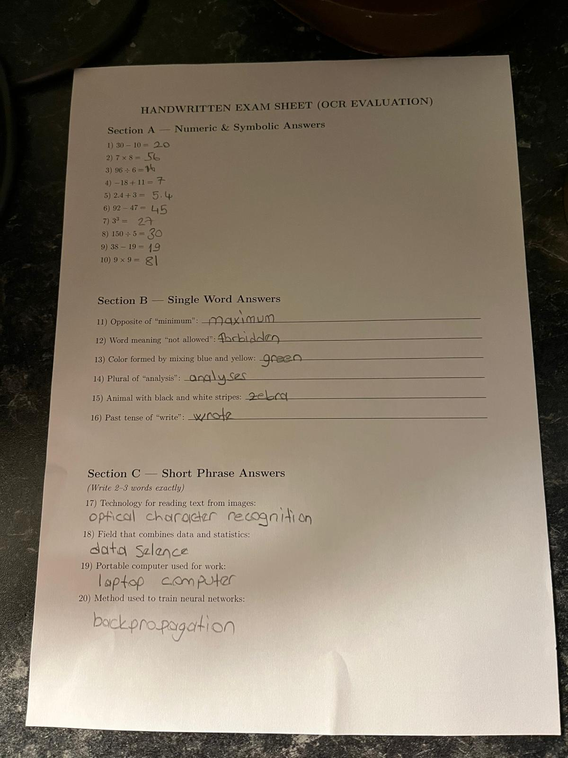
#> input picture data/exam103.png, 568 x 758 px, shrunk from 1200 x 1600 before the run
$ python segmentation.py
#> lines starting #> are read from the running program, lines starting #| are printed output that depends on the picture; after the words box and inside, x2 and y2 are one past the last pixel; in counts of white or black regions, pixels touching at a corner belong together
from pathlib import Path
from typing import Optional, Tuple, Union

import cv2
import numpy as np

def _prepare_output_dir(image_name):
    output_dir = Path(__file__).resolve().parent.parent / "segment-data"
    output_dir.mkdir(parents=True, exist_ok=True)
    prefix = Path(image_name).stem if image_name else "image"
    return output_dir, prefix

def _save_step_image(output_dir, prefix, step_name, image):
    cv2.imwrite(str(output_dir / f"{prefix}-{step_name}.png"), image)

# Step 1: convert to grayscale and estimate illumination with a large blur.
# Step 2: normalize by illumination to reduce shadows, then apply CLAHE for contrast.
# Step 3: blur lightly and return normalized images plus a size hint.
def _normalize_image(image_bgr):
    image_height, image_width = image_bgr.shape[:2]
    min_dim = min(image_height, image_width)

    grayscale = cv2.cvtColor(image_bgr, cv2.COLOR_BGR2GRAY)
    illum_kernel = max(31, (min_dim // 20) | 1)
    illumination = cv2.GaussianBlur(grayscale, (illum_kernel, illum_kernel), 0)
    shadow_corrected = cv2.divide(grayscale, illumination, scale=255)
    shadow_corrected = cv2.normalize(shadow_corrected, None, 0, 255, cv2.NORM_MINMAX)
    shadow_corrected = shadow_corrected.astype(np.uint8)

    clahe = cv2.createCLAHE(clipLimit=2.0, tileGridSize=(8, 8))
    enhanced = clahe.apply(shadow_corrected)
    blurred = cv2.GaussianBlur(enhanced, (5, 5), 0)
    return shadow_corrected, enhanced, blurred, min_dim

# Step 1: compute a global threshold using Otsu on the normalized image.
# Step 2: convert the result to a binary mask.
# Step 3: return the mask for later scoring and cleanup.
def _make_otsu_mask(image):
    _, mask = cv2.threshold(image, 0, 255, cv2.THRESH_BINARY + cv2.THRESH_OTSU)
    return mask

# Step 1: choose a block size based on the image scale.
# Step 2: apply adaptive threshold to handle local lighting changes.
# Step 3: return the binary mask for scoring against the Otsu mask.
def _make_adaptive_mask(image, min_dim):
    adaptive_block = max(31, (min_dim // 20) | 1)
    return cv2.adaptiveThreshold(
        image,
        255,
        cv2.ADAPTIVE_THRESH_GAUSSIAN_C,
        cv2.THRESH_BINARY,
        adaptive_block,
        5,
    )

# Step 1: remove small speckles with an opening.
# Step 2: close gaps so the page border is more connected.
# Step 3: if the result is mostly white, fall back to a less aggressive mask.
def _cleanup_mask(mask: np.ndarray) -> np.ndarray:
    open_kernel = cv2.getStructuringElement(cv2.MORPH_RECT, (3, 3))
    opened = cv2.morphologyEx(mask, cv2.MORPH_OPEN, open_kernel, iterations=1)
    close_kernel = cv2.getStructuringElement(cv2.MORPH_RECT, (5, 5))
    closed = cv2.morphologyEx(opened, cv2.MORPH_CLOSE, close_kernel, iterations=1)

    white_ratio = np.count_nonzero(closed) / closed.size
    contour_mask = closed
    if white_ratio > 0.9:
        opened_white_ratio = np.count_nonzero(opened) / opened.size
        contour_mask = opened if opened_white_ratio < white_ratio else mask

    return contour_mask

# Step 1: reject contours outside the allowed area range or with invalid perimeter.
# Step 2: approximate the contour and compute rectangularity with a rotated box.
# Step 3: penalize border-touching contours and return the score with the polygon.
def _score_contour(
    contour: np.ndarray,
    image_area: float,
    min_page_area: float,
    max_contour_area: float,
    border_margin: int,
    image_width: int,
    image_height: int,
) -> Optional[Tuple[float, np.ndarray]]:
    contour_area = cv2.contourArea(contour)
    if contour_area < min_page_area or contour_area > max_contour_area:
        return None

    contour_perimeter = cv2.arcLength(contour, True)
    if contour_perimeter <= 0:
        return None

    contour_polygon = cv2.approxPolyDP(contour, 0.02 * contour_perimeter, True)
    if len(contour_polygon) < 4:
        return None

    rect = cv2.minAreaRect(contour_polygon)
    rect_w, rect_h = rect[1]
    if rect_w < 1 or rect_h < 1:
        return None

    rect_area = rect_w * rect_h
    rectangularity = contour_area / rect_area
    if rectangularity < 0.5:
        return None

    rect_x, rect_y, rect_wb, rect_hb = cv2.boundingRect(contour_polygon)
    touches_border = (
        rect_x <= border_margin
        or rect_y <= border_margin
        or rect_x + rect_wb >= image_width - border_margin
        or rect_y + rect_hb >= image_height - border_margin
    )
    area_ratio = contour_area / image_area
    if touches_border and area_ratio > 0.9:
        return None

    score = rectangularity + (0.35 * area_ratio)
    if touches_border:
        score -= 0.15

    return score, contour_polygon

# Step 1: score each contour using the page-likeness heuristic.
# Step 2: track the highest scoring contour.
# Step 3: return the best score and its polygon.
def _best_contour(
    contours: list[np.ndarray],
    image_area: float,
    min_page_area: float,
    max_contour_area: float,
    border_margin: int,
    image_width: int,
    image_height: int,
) -> Tuple[float, Optional[np.ndarray]]:
    best_score = -1.0
    best_contour = None
    for contour in contours:
        scored = _score_contour(
            contour,
            image_area,
            min_page_area,
            max_contour_area,
            border_margin,
            image_width,
            image_height,
        )
        if scored is None:
            continue
        score, contour_polygon = scored
        if score > best_score:
            best_score = score
            best_contour = contour_polygon
    return best_score, best_contour

# Step 1: find contours in the mask.
# Step 2: score the best contour using the same heuristic as final selection.
# Step 3: return the score so masks can be compared.
def _score_mask(
    mask: np.ndarray,
    image_area: float,
    min_page_area: float,
    max_contour_area: float,
    border_margin: int,
    image_width: int,
    image_height: int,
) -> float:
    contours, _ = cv2.findContours(mask, cv2.RETR_EXTERNAL, cv2.CHAIN_APPROX_SIMPLE)
    score, _ = _best_contour(
        contours,
        image_area,
        min_page_area,
        max_contour_area,
        border_margin,
        image_width,
        image_height,
    )
    return score

# Step 1: normalize the image for stable processing.
# Step 2: run edge-based and mask-based pipelines in parallel and score their contours.
# Step 3: pick the higher-scoring contour and crop the page from the original image.
# Step 4: save debug output and return the cropped page (plus overlay if requested).
def segment_page(
    image_bgr: np.ndarray,
    return_debug: bool = False,
    image_name: Optional[str] = None,
    save_steps: bool = True,
) -> Union[Optional[np.ndarray], Tuple[Optional[np.ndarray], Optional[np.ndarray]]]:
    output_dir = None
    prefix = None
    if save_steps:
        output_dir, prefix = _prepare_output_dir(image_name)

    image_height, image_width = image_bgr.shape[:2]

    shadow_corrected, enhanced_contrast, blurred_image, min_dim = _normalize_image(image_bgr)
    image_area = image_height * image_width
    min_page_area = 0.35 * image_area
    max_contour_area = 0.9 * image_area
    border_margin = max(5, int(0.01 * min_dim))

    otsu_binary = _make_otsu_mask(blurred_image)
    adaptive_binary = _make_adaptive_mask(enhanced_contrast, min_dim)
    otsu_score = _score_mask(
        otsu_binary,
        image_area,
        min_page_area,
        max_contour_area,
        border_margin,
        image_width,
        image_height,
    )
    adaptive_score = _score_mask(
        adaptive_binary,
        image_area,
        min_page_area,
        max_contour_area,
        border_margin,
        image_width,
        image_height,
    )
    base_binary = adaptive_binary if adaptive_score > otsu_score else otsu_binary
    contour_binary = _cleanup_mask(base_binary)

    # 4) Find the largest plausible page contour and crop it.
    page_contours, _ = cv2.findContours(
        contour_binary, cv2.RETR_EXTERNAL, cv2.CHAIN_APPROX_SIMPLE
    )

    if save_steps and output_dir and prefix:
        _save_step_image(output_dir, prefix, "step1-shadow-corrected", shadow_corrected)
        _save_step_image(output_dir, prefix, "step2-mask", base_binary)
        _save_step_image(output_dir, prefix, "step3-contour", contour_binary)

    median_val = float(np.median(blurred_image))
    lower = int(max(0, 0.66 * median_val))
    upper = int(min(255, 1.33 * median_val))
    edges = cv2.Canny(blurred_image, lower, upper)
    edge_kernel = cv2.getStructuringElement(cv2.MORPH_RECT, (5, 5))
    edges = cv2.dilate(edges, edge_kernel, iterations=1)
    edges_closed = cv2.morphologyEx(edges, cv2.MORPH_CLOSE, edge_kernel, iterations=1)
    edge_contours, _ = cv2.findContours(
        edges_closed, cv2.RETR_EXTERNAL, cv2.CHAIN_APPROX_SIMPLE
    )
    edge_score, edge_contour = _best_contour(
        edge_contours,
        image_area,
        min_page_area,
        max_contour_area,
        border_margin,
        image_width,
        image_height,
    )

    mask_score, mask_contour = _best_contour(
        page_contours,
        image_area,
        min_page_area,
        max_contour_area,
        border_margin,
        image_width,
        image_height,
    )

    best_page_contour = edge_contour
    if mask_contour is not None and (edge_contour is None or mask_score > edge_score):
        best_page_contour = mask_contour

    if best_page_contour is None and edge_contours:
        rect = cv2.minAreaRect(max(edge_contours, key=cv2.contourArea))
        best_page_contour = cv2.boxPoints(rect).astype(np.int32)

    if best_page_contour is None:
        if return_debug:
            return None, None
        return None

    rect_x, rect_y, rect_w, rect_h = cv2.boundingRect(best_page_contour)
    cropped_page = image_bgr[rect_y:rect_y + rect_h, rect_x:rect_x + rect_w]

    if return_debug or save_steps:
        debug_overlay = image_bgr.copy()
        cv2.rectangle(
            debug_overlay,
            (rect_x, rect_y),
            (rect_x + rect_w, rect_y + rect_h),
            (0, 255, 0),
            3,
        )
        if save_steps and output_dir and prefix:
            _save_step_image(output_dir, prefix, "step4-overlay", debug_overlay)
            _save_step_image(output_dir, prefix, "step4-cropped", cropped_page)
        if return_debug:
            return cropped_page, debug_overlay

    return cropped_page

if __name__ == "__main__":
    import sys

    default_path = Path(__file__).resolve().parent.parent / "data" / "exam103.png"
    image_path = Path(sys.argv[1]) if len(sys.argv) > 1 else default_path
    image_bgr = cv2.imread(str(image_path))
#> image_bgr is the input picture: shape (758, 568, 3); mean B, G, R 104.3, 119.3, 130.5
    if image_bgr is None:
        raise FileNotFoundError(image_path)

    cropped_page, debug_overlay = segment_page(
        image_bgr, return_debug=True, image_name=image_path.name
    )
#> in _normalize_image, `illumination = cv2.GaussianBlur(grayscale, (illum_kernel, illum_kernel..`:
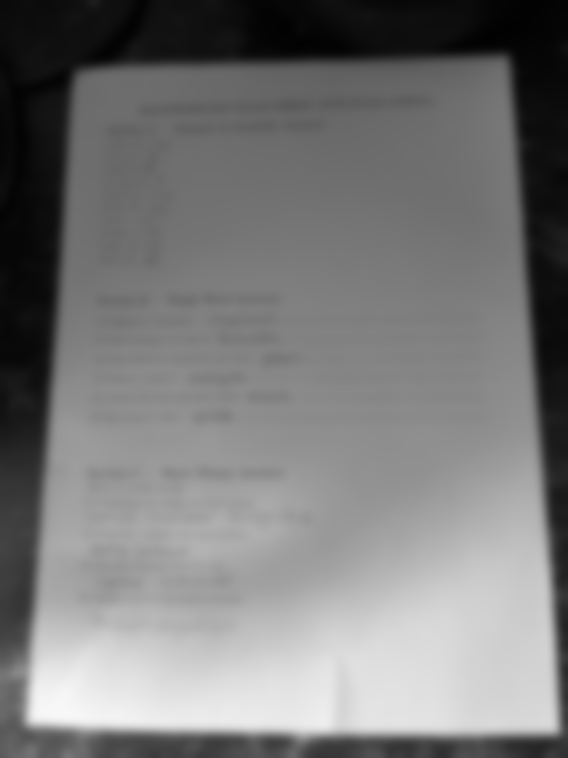
#> illumination: shape (758, 568); min 1, max 248, mean 121
#> in _normalize_image, `blurred = cv2.GaussianBlur(enhanced, (5, 5), 0)`:
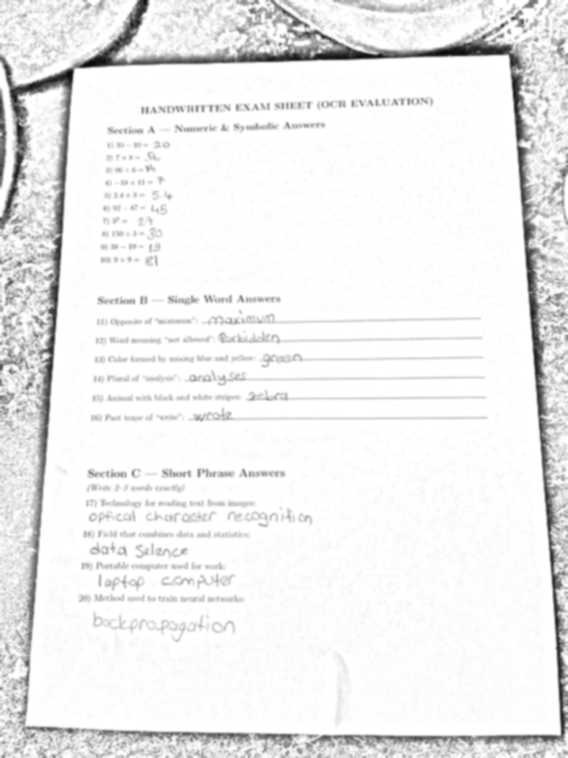
#> blurred: shape (758, 568); min 10, max 255, mean 237.6
#> in segment_page, `shadow_corrected, enhanced_contrast, blurred_image, min_dim = _normali..`: min_dim = 568
#> in segment_page, `border_margin = max(5, int(0.01 * min_dim))`: border_margin = 5
#> in _make_otsu_mask, `_, mask = cv2.threshold(image, 0, 255, cv2.THRESH_BINARY + cv2.THRESH_..`:
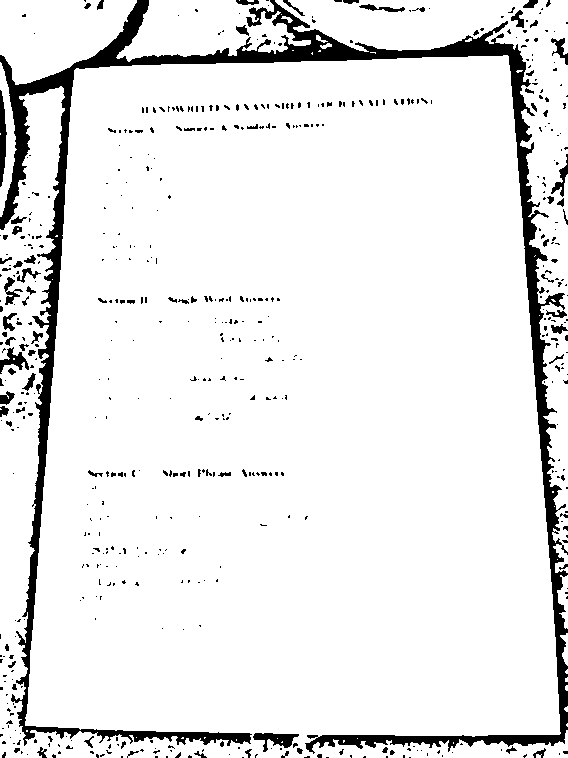
#> mask: shape (758, 568); 91.8% white; 592 black regions (505 under 20 px), largest, box (x1, y1, x2, y2) and area: (0, 0, 568, 754) 26719, (0, 90, 7, 187) 443, (253, 733, 299, 752) 415
#> in _make_adaptive_mask, `adaptive_block = max(31, (min_dim // 20) | 1)`: adaptive_block = 31
#> in _make_adaptive_mask, `return cv2.adaptiveThreshold( image, 255, cv2.ADAPTIVE_THRESH_GAUSSIAN..`:
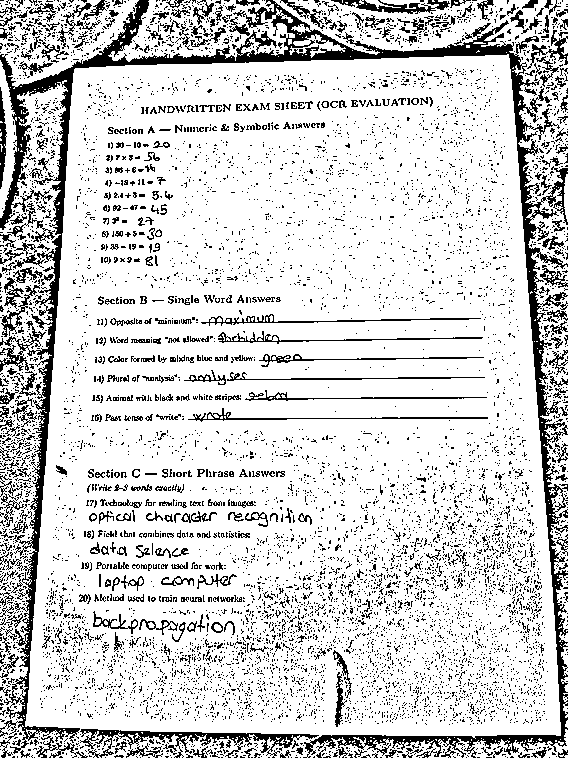
#> returned value: shape (758, 568); 82.7% white; black in thin lines or dots
#> in _score_mask, `contours, _ = cv2.findContours(mask, cv2.RETR_EXTERNAL, cv2.CHAIN_APPR..`: contours = 44 contours, 34 with area under 20; largest, box (x1, y1, x2, y2) and area: (0, 55, 568, 758) 355716, (275, 0, 568, 573) 24174, (0, 0, 137, 85) 7941, (116, 0, 311, 62) 7092, (0, 62, 17, 217) 994
#> the loop in _best_contour, `for contour in contours:` made 44 passes
#> contour_area in _score_contour on passes 15, 16, 29, 35, 37, 38, 40, 43, 44: 99.5, 259, 993.5, 28.5, 24, 25.5, 24174, 7091.5, 7941
#> after the loop in _best_contour, `for contour in contours:`: best_contour = contour of 10 points, box (x1, y1, x2, y2) (0, 55, 568, 758), area 340158; best_score = 1.03
#> in _score_mask (call 2), `contours, _ = cv2.findContours(mask, cv2.RETR_EXTERNAL, cv2.CHAIN_APPR..`: contours = 287 contours, 273 with area under 20; largest, box (x1, y1, x2, y2) and area: (0, 54, 561, 758) 355970, (273, 0, 568, 574) 21873, (0, 0, 139, 89) 7583, (108, 0, 295, 62) 7183, (455, 729, 568, 758) 1096
#> the loop in _best_contour (call 2), `for contour in contours:` made 287 passes
#> best_score on pass 231: 1.07
#> contour_area in _score_contour on pass 56: 1096
#> in segment_page, `adaptive_score = _score_mask( adaptive_binary, image_area, min_page_ar..`: adaptive_score = 1.07
#> in _cleanup_mask, `opened = cv2.morphologyEx(mask, cv2.MORPH_OPEN, open_kernel, iteration..`: opened: shape (758, 568); 73.8% white; 3023 black regions (2670 under 20 px), largest, box (x1, y1, x2, y2) and area: (0, 0, 568, 758) 66511, (404, 506, 535, 606) 2497, (159, 592, 326, 685) 2379
#> in _cleanup_mask, `closed = cv2.morphologyEx(opened, cv2.MORPH_CLOSE, close_kernel, itera..`:
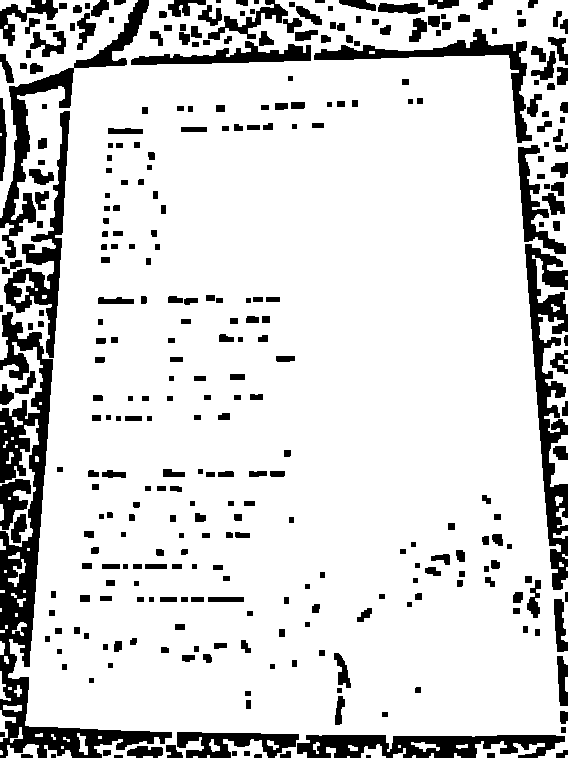
#> closed: shape (758, 568); 84.5% white; 339 black regions (2 under 20 px)
#> in _cleanup_mask, `white_ratio = np.count_nonzero(closed) / closed.size`: white_ratio = 0.845
#> in segment_page, `page_contours, _ = cv2.findContours( contour_binary, cv2.RETR_EXTERNAL..`: page_contours = 84 contours, 42 with area under 20; largest, box (x1, y1, x2, y2) and area: (0, 0, 568, 758) 379798, (0, 342, 43, 419) 1382, (0, 419, 39, 547) 1256, (538, 314, 568, 433) 1160, (549, 435, 568, 487) 504
#> in segment_page, `median_val = float(np.median(blurred_image))`: median_val = 253
#> in segment_page, `lower = int(max(0, 0.66 * median_val))`: lower = 166
#> in segment_page, `upper = int(min(255, 1.33 * median_val))`: upper = 255
#> in segment_page, `edges = cv2.Canny(blurred_image, lower, upper)`: edges: shape (758, 568); 3.8% white in thin lines or dots
#> in segment_page, `edges = cv2.dilate(edges, edge_kernel, iterations=1)`: edges: shape (758, 568); 17.9% white; 93 white regions, largest, box (x1, y1, x2, y2) and area: (0, 0, 568, 758) 57267, (139, 102, 241, 116) 1148, (166, 292, 234, 307) 763
#> in segment_page, `edges_closed = cv2.morphologyEx(edges, cv2.MORPH_CLOSE, edge_kernel, i..`:
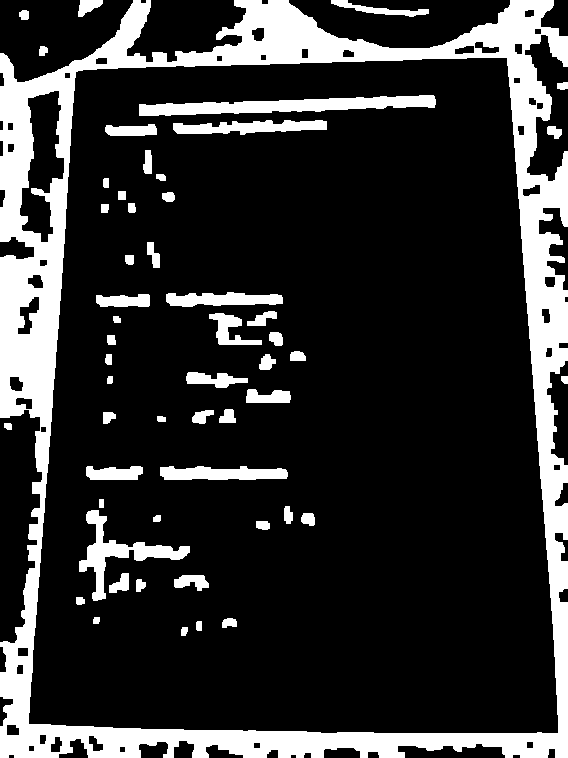
#> edges_closed: shape (758, 568); 19.4% white; 54 white regions
#> in segment_page, `edge_contours, _ = cv2.findContours( edges_closed, cv2.RETR_EXTERNAL, ..`: edge_contours = 9 contours; largest, box (x1, y1, x2, y2) and area: (0, 0, 568, 758) 390338, (331, 0, 429, 17) 450, (78, 0, 103, 17) 231, (547, 126, 562, 139) 114, (19, 10, 29, 20) 70
#> in segment_page, `edge_score, edge_contour = _best_contour( edge_contours, image_area, m..`: edge_score = -1
#> in segment_page, `mask_score, mask_contour = _best_contour( page_contours, image_area, m..`: mask_score = 1.06; mask_contour = [[7, 15], [25, 725], [567, 749], [567, 0]]
#> in segment_page, `rect_x, rect_y, rect_w, rect_h = cv2.boundingRect(best_page_contour)`: rect_x = 7; rect_y = 0; rect_w = 561; rect_h = 750
#> in segment_page, `cv2.rectangle( debug_overlay, (rect_x, rect_y), (rect_x + rect_w, rect..`:
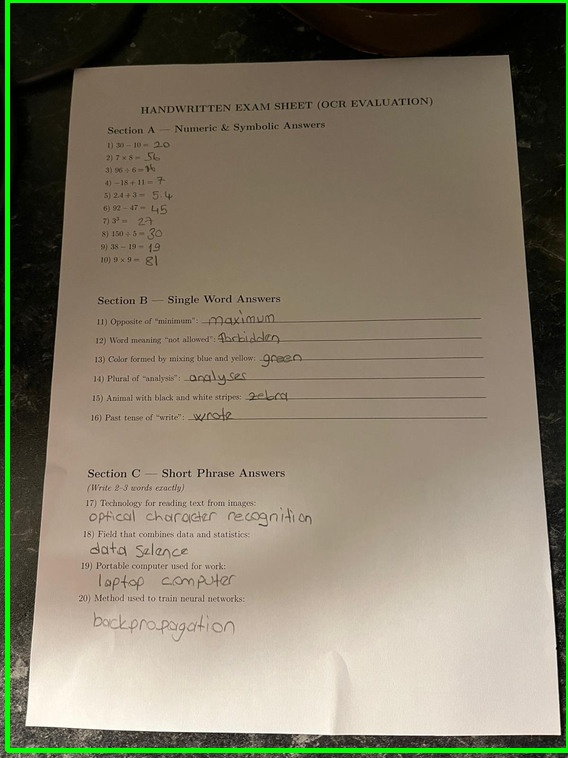
#> debug_overlay: shape (758, 568, 3); 2.26% of pixels changed, all inside (x1, y1, x2, y2) = (5, 0, 568, 753)

    if cropped_page is not None:
        cv2.namedWindow("Segmented Page", cv2.WINDOW_NORMAL)
        cv2.imshow("Segmented Page", cropped_page)  # <- show the cropped image
        cv2.namedWindow("Page Overlay", cv2.WINDOW_NORMAL)
        cv2.imshow("Page Overlay", debug_overlay)  # <- show the original with green box
        cv2.waitKey(0)
        cv2.destroyAllWindows()
    else:
        print("Segmentation failed: no page area found.")
